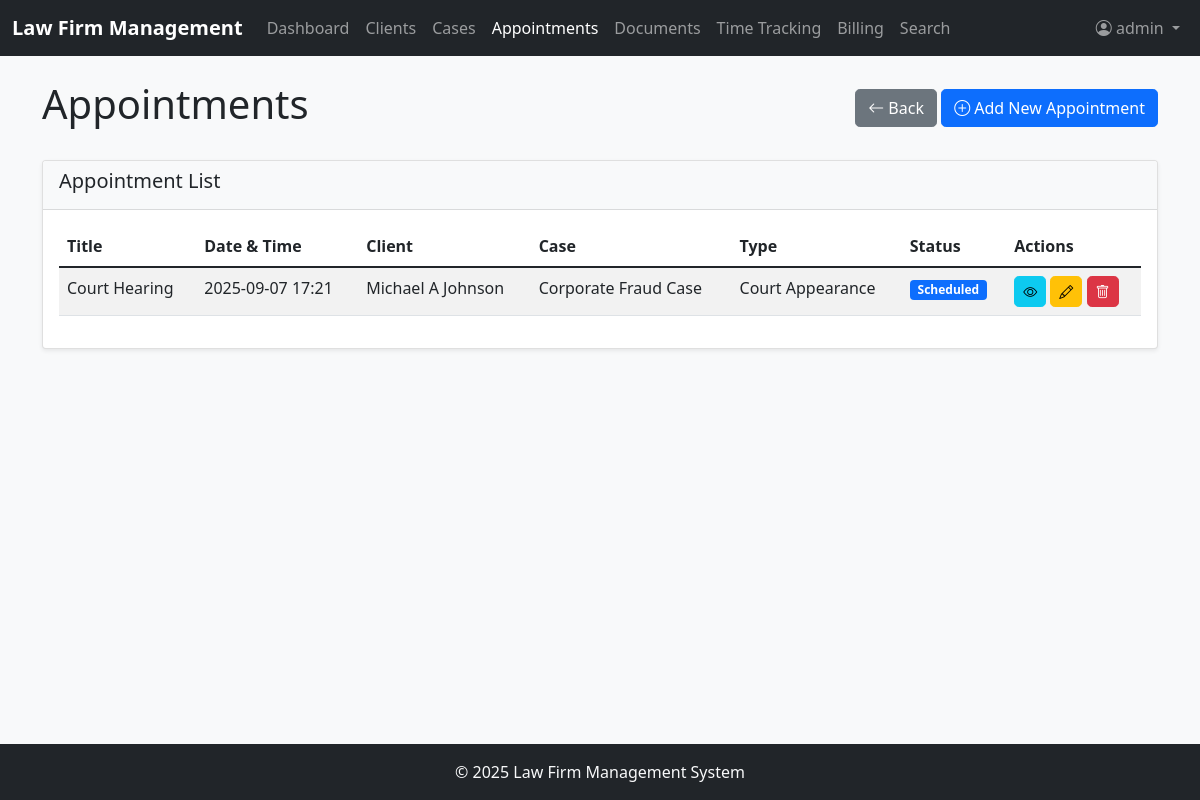
The page /appointments (signed in) on the database its author committed.
### app/models.py (models this page shows, shortened)
class User(UserMixin, db.Model):
    id = db.Column(db.Integer, primary_key=True)
    username = db.Column(db.String(64), index=True, unique=True)
    email = db.Column(db.String(120), index=True, unique=True)
    password_hash = db.Column(db.String(128))
    first_name = db.Column(db.String(64))
    last_name = db.Column(db.String(64))
    role = db.Column(db.String(20))  # 'lawyer', 'staff', 'admin'
    hourly_rate = db.Column(db.Float)
    cases = db.relationship('Case', secondary=case_assignments, backref=db.backref('assigned_users', lazy='dynamic'))
    time_entries = db.relationship('TimeEntry', backref='user', lazy='dynamic')

class Appointment(db.Model):
    id = db.Column(db.Integer, primary_key=True)
    title = db.Column(db.String(128))
    start_time = db.Column(db.DateTime)
    end_time = db.Column(db.DateTime)
    location = db.Column(db.String(256))
    type = db.Column(db.String(64))  # Consultation, Meeting, Court Appearance, etc.
    status = db.Column(db.String(20))  # Scheduled, Completed, Canceled
    notes = db.Column(db.Text)
    client_id = db.Column(db.Integer, db.ForeignKey('client.id'))
    case_id = db.Column(db.Integer, db.ForeignKey('case.id'))
    user_id = db.Column(db.Integer, db.ForeignKey('user.id'))
    created_at = db.Column(db.DateTime, default=datetime.utcnow)

class Client(db.Model):
    id = db.Column(db.Integer, primary_key=True)
    first_name = db.Column(db.String(64))
    last_name = db.Column(db.String(64))
    email = db.Column(db.String(120))
    phone = db.Column(db.String(20))
    address = db.Column(db.String(256))
    company = db.Column(db.String(128))
    category = db.Column(db.String(64))
    notes = db.Column(db.Text)
    cases = db.relationship('Case', backref='client', lazy='dynamic')
    appointments = db.relationship('Appointment', backref='client', lazy='dynamic')
    documents = db.relationship('Document', backref='client', lazy='dynamic')

class Case(db.Model):
    id = db.Column(db.Integer, primary_key=True)
    case_number = db.Column(db.String(20), unique=True)
    title = db.Column(db.String(128))
    description = db.Column(db.Text)
    status = db.Column(db.String(20))  # Open, In Progress, On Hold, Closed, Archived
    priority = db.Column(db.String(20))  # Low, Medium, High, Urgent
    practice_area = db.Column(db.String(64))
    case_type = db.Column(db.String(64))
    budget = db.Column(db.Float)
    client_id = db.Column(db.Integer, db.ForeignKey('client.id'))
    appointments = db.relationship('Appointment', backref='case', lazy='dynamic')
    documents = db.relationship('Document', backref='case', lazy='dynamic')
    time_entries = db.relationship('TimeEntry', backref='case', lazy='dynamic')
    invoices = db.relationship('Invoice', backref='case', lazy='dynamic')
    created_at = db.Column(db.DateTime, default=datetime.utcnow)
    updated_at = db.Column(db.DateTime, default=datetime.utcnow, onupdate=datetime.utcnow)

### app/routes.py (the view)
@app.route('/appointments')
@login_required
def appointments():
    appointments = Appointment.query.all()
    return render_template('appointments.html', appointments=appointments)

### app/__init__.py (called while the page is built)
@login.user_loader
def load_user(id):
    return User.query.get(int(id))

### app/templates/appointments.html (shortened to what this page needs)
{% extends "base.html" %} {% block content %}
<div class="d-flex justify-content-between align-items-center mb-4">
  <h1>Appointments</h1>
  <div>
    <a
      href="{{ request.referrer or url_for('cases') }}"
      class="btn btn-secondary"
    >
      <i class="bi bi-arrow-left"></i> Back
    </a>
    <a href="{{ url_for('new_appointment') }}" class="btn btn-primary">
      <i class="bi bi-plus-circle"></i> Add New Appointment
    </a>
  </div>
</div>
<div class="card mb-4">
  <div class="card-header">
    <h5>Appointment List</h5>
  </div>
  <div class="card-body">
    <div class="table-responsive">
      <table class="table table-striped" id="appointmentsTable">
        <thead>
          <tr>
            <th>Title</th>
            <th>Date & Time</th>
            <th>Client</th>
            <th>Case</th>
            <th>Type</th>
            <th>Status</th>
            <th>Actions</th>
          </tr>
        </thead>
        <tbody>
          {% for appointment in appointments %}
          <tr>
            <td>{{ appointment.title }}</td>
            <td>{{ appointment.start_time.strftime('%Y-%m-%d %H:%M') }}</td>
            <td>
              {{ appointment.client.first_name }} {{
              appointment.client.last_name }}
            </td>
            <td>{{ appointment.case.title if appointment.case else '-' }}</td>
            <td>{{ appointment.type }}</td>
            <td>
              {% if appointment.status == 'Scheduled' %}
              <span class="badge bg-primary">{{ appointment.status }}</span>
              {% elif appointment.status == 'Completed' %}
              <span class="badge bg-success">{{ appointment.status }}</span>
              {% else %}
              <span class="badge bg-danger">{{ appointment.status }}</span>
              {% endif %}
            </td>
            <td>
              <a
                href="{{ url_for('appointment_detail', id=appointment.id) }}"
                class="btn btn-sm btn-info"
              >
                <i class="bi bi-eye"></i>
              </a>
              <a
                href="{{ url_for('edit_appointment', id=appointment.id) }}"
                class="btn btn-sm btn-warning"
              >
                <i class="bi bi-pencil"></i>
              </a>
              <button
                type="button"
                class="btn btn-sm btn-danger"
                onclick="confirmDelete({{ appointment.id }}, '{{ appointment.title }}')"
              >
                <i class="bi bi-trash"></i>
              </button>
            </td>
          </tr>
          {% endfor %}
        </tbody>
      </table>
    </div>
  </div>
</div>
{% endblock %}

### app/templates/base.html (shortened to what this page needs)
<!DOCTYPE html>
<html lang="en">
  <head>
    <link
      href="https://cdn.jsdelivr.net/npm/bootstrap@5.1.3/dist/css/bootstrap.min.css"
      rel="stylesheet"
    />
    <link
      rel="stylesheet"
      href="https://cdn.jsdelivr.net/npm/bootstrap-icons@1.8.1/font/bootstrap-icons.css"
    />
    <link
      href="{{ url_for('static', filename='css/style.css') }}"
      rel="stylesheet"
    />
  </head>
  <body class="d-flex flex-column min-vh-100">
    <nav class="navbar navbar-expand-lg navbar-dark bg-dark">
      <div class="container-fluid">
        <a class="navbar-brand" href="{{ url_for('dashboard') }}"
          >Law Firm Management</a
        >
        <div class="collapse navbar-collapse" id="navbarNav">
          <ul class="navbar-nav me-auto">
            <li class="nav-item">
              <a
                class="nav-link {% if request.endpoint == 'dashboard' %}active{% endif %}"
                href="{{ url_for('dashboard') }}"
              >
                Dashboard
              </a>
            </li>
            <li class="nav-item">
              <a
                class="nav-link {% if request.endpoint == 'clients' %}active{% endif %}"
                href="{{ url_for('clients') }}"
              >
                Clients
              </a>
            </li>
            <li class="nav-item">
              <a
                class="nav-link {% if request.endpoint == 'cases' %}active{% endif %}"
                href="{{ url_for('cases') }}"
              >
                Cases
              </a>
            </li>
            <li class="nav-item">
              <a
                class="nav-link {% if request.endpoint == 'appointments' %}active{% endif %}"
                href="{{ url_for('appointments') }}"
              >
                Appointments
              </a>
            </li>
            <li class="nav-item">
              <a
                class="nav-link {% if request.endpoint == 'documents' %}active{% endif %}"
                href="{{ url_for('documents') }}"
              >
                Documents
              </a>
            </li>
            <li class="nav-item">
              <a
                class="nav-link {% if request.endpoint == 'time_tracking' %}active{% endif %}"
                href="{{ url_for('time_tracking') }}"
              >
                Time Tracking
              </a>
            </li>
            <li class="nav-item">
              <a
                class="nav-link {% if request.endpoint == 'billing' %}active{% endif %}"
                href="{{ url_for('billing') }}"
              >
                Billing
              </a>
            </li>
            <li class="nav-item">
              <a
                class="nav-link {% if request.endpoint == 'search' %}active{% endif %}"
                href="{{ url_for('search') }}"
              >
                Search
              </a>
            </li>
          </ul>
          <ul class="navbar-nav">
            {% if current_user.is_anonymous %}
            <li class="nav-item">
              <a class="nav-link" href="{{ url_for('login') }}">Login</a>
            </li>
            {% else %}
            <li class="nav-item dropdown">
              <a
                class="nav-link dropdown-toggle"
                href="#"
                id="navbarDropdown"
                role="button"
                data-bs-toggle="dropdown"
              >
                <i class="bi bi-person-circle"></i> {{ current_user.username }}
              </a>
            </li>
            {% endif %}
          </ul>
        </div>
      </div>
    </nav>
    <main class="flex-grow-1 container mt-4">
       {% block content %}{% endblock %}
    </main>
    <footer class="footer mt-auto py-3 bg-dark text-light">
      <div class="container text-center">
        <span>© <span id="year"></span> Law Firm Management System</span>
      </div>
    </footer>
  </body>
</html>

### app/static/css/style.css (style rules this page uses)
body { font-family: 'Segoe UI', Tahoma, Geneva, Verdana, sans-serif; background-color: #f8f9fa; }
.footer { margin-top: auto; padding: 1rem 0; background-color: #343a40; color: #fff; }
.card { box-shadow: 0 0.125rem 0.25rem rgba(0, 0, 0, 0.075); border: 1px solid rgba(0, 0, 0, 0.125); }
.card-header { background-color: #f8f9fa; border-bottom: 1px solid rgba(0, 0, 0, 0.125); }
.table th { border-top: none; }
.badge { font-size: 0.75em; }
.navbar-brand { font-weight: bold; }
.btn { border-radius: 0.3rem; }

### rows shown on the page
User: username "admin"
Appointment: title "Court Hearing", start_time "2025-09-07 17:21", client.first_name "Michael A", client.last_name "Johnson", case "Corporate Fraud Case", type "Court Appearance", status "Scheduled"
